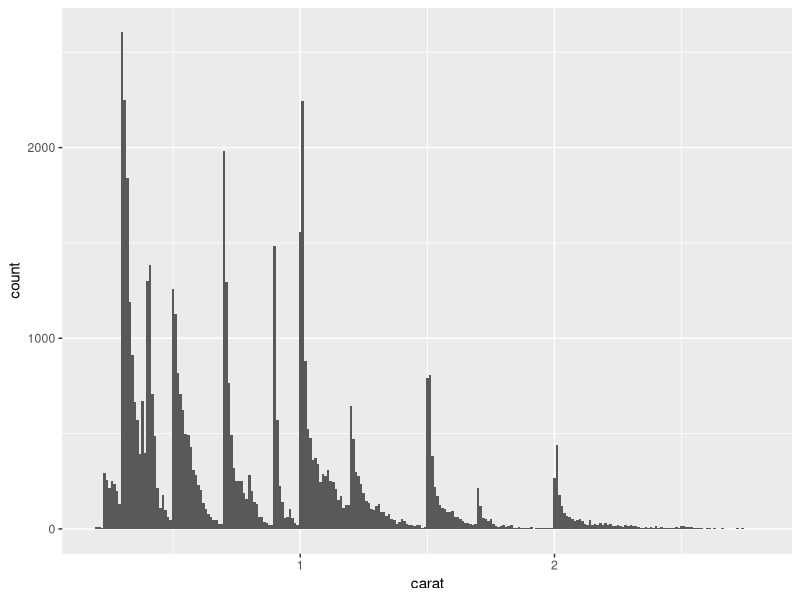
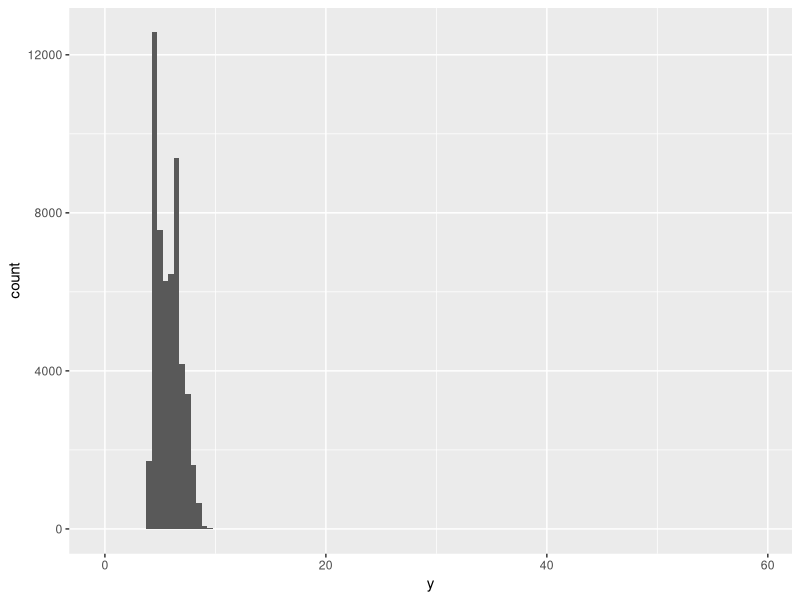
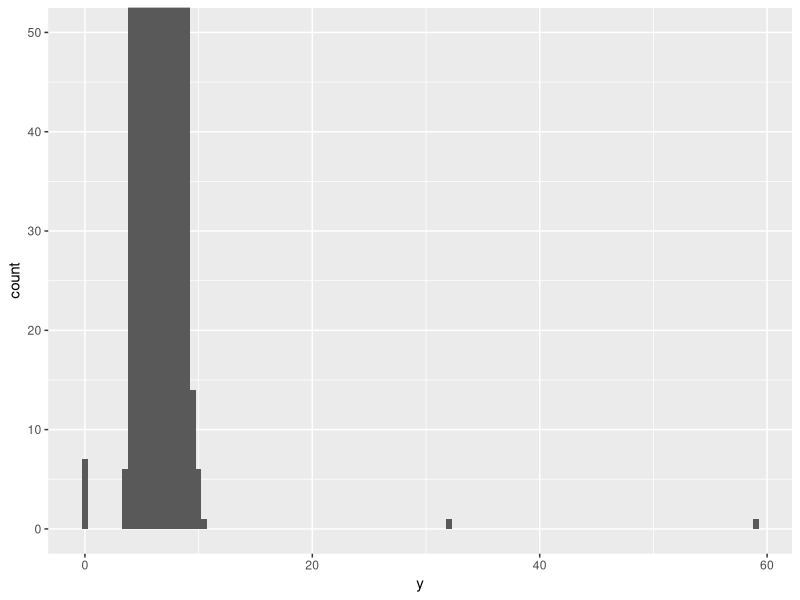
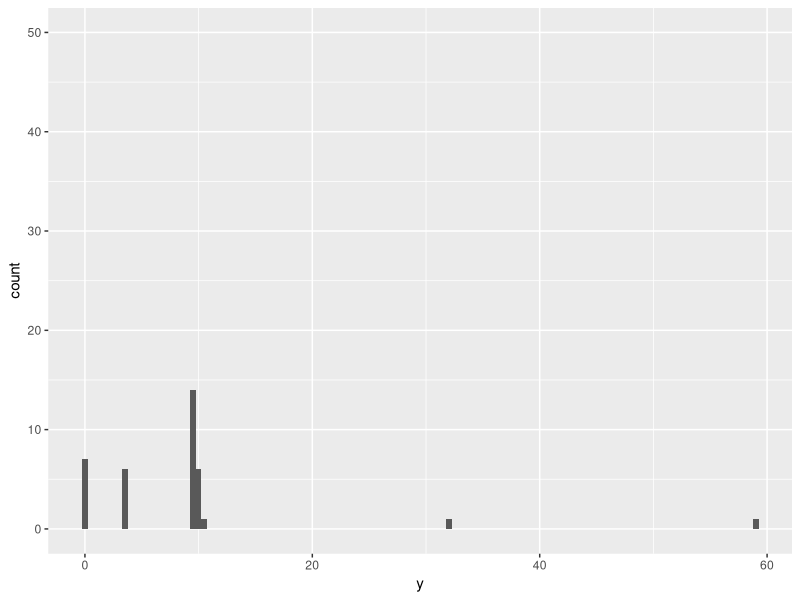
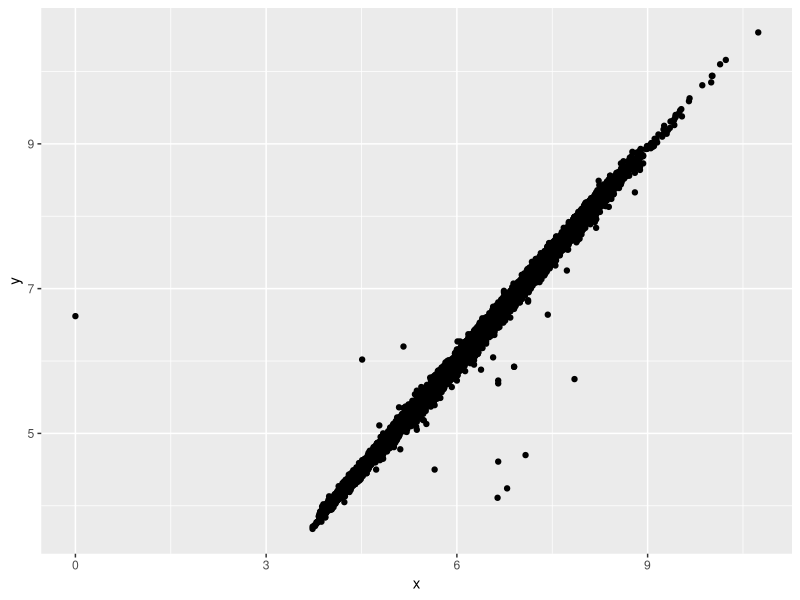
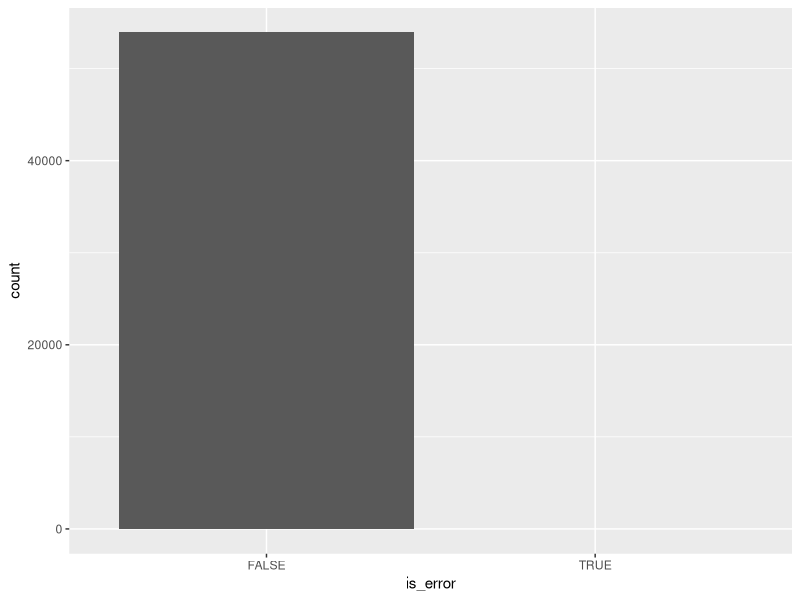
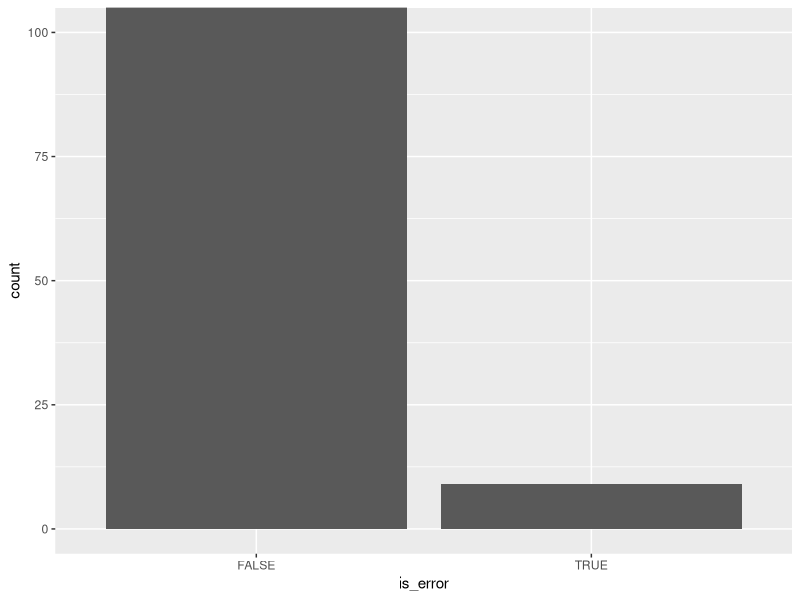

Source code (R) for these figures, in order:
## ---- chunk 1
knitr::opts_chunk$set(
  collapse = TRUE,
  comment = "#>"
)
## ---- chunk 2
library(tidyverse)
## ---- chunk 3
diamonds %>% 
  select(price, carat, x, y, z)
## ---- chunk 4
diamonds %>% 
  glimpse()
## ---- chunk 5
smaller <- diamonds %>% 
  filter(carat < 3)

ggplot(data = smaller, mapping = aes(x = carat)) +
  geom_histogram(binwidth = 0.01)
## ---- chunk 6
ggplot(diamonds) + 
  geom_histogram(mapping = aes(x = y), binwidth = 0.5)
## ---- chunk 7
ggplot(diamonds) + 
  geom_histogram(mapping = aes(x = y), binwidth = 0.5) +
  coord_cartesian(ylim = c(0, 50))
## ---- chunk 8
ggplot(diamonds) + 
  geom_histogram(mapping = aes(x = y), binwidth = 0.5) +
  ylim(c(0, 50))
## ---- chunk 9
unusual <- diamonds %>% 
  filter(y < 3 | y > 20) %>% 
  select(price, x, y, z) %>%
  arrange(y)
unusual
## ---- chunk 10
diamonds2 <- diamonds %>% 
  filter(between(y, 3, 20))
## ---- chunk 11
diamonds2 <- diamonds %>% 
  mutate(y = ifelse(y < 3 | y > 20, NA, y))
## ---- chunk 12
ggplot(data = diamonds2, mapping = aes(x = x, y = y)) + 
  geom_point()
## ---- chunk 13
diamonds3 <- diamonds2 %>% 
  mutate(is_error = is.na(y))

ggplot(diamonds3) +
  geom_bar(aes(is_error))
## ---- chunk 14
diamonds3 %>% 
  count(is_error)

ggplot(diamonds3) +
  geom_bar(aes(is_error)) +
  coord_cartesian(ylim = c(0, 100))
